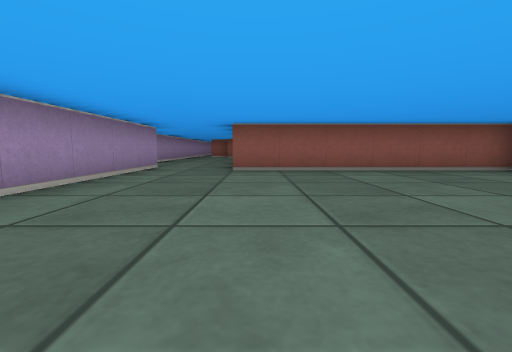
view 1 (above)

16 first-person views from a walk through a cub3D maze. The camera is about half as high as the walls, tilts 6° down and sees 90° across. The floor is counted in squares. Each view is taken from the middle of a square. On the plan, view 1 faces up. The plan holds only what a view shows up to about 9 squares ahead; the rest is blank. The place goes on beyond the plan.

view 2
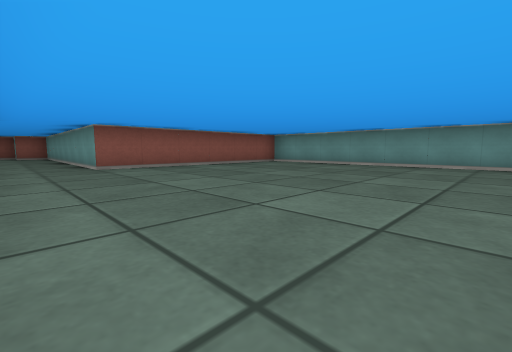

view 3
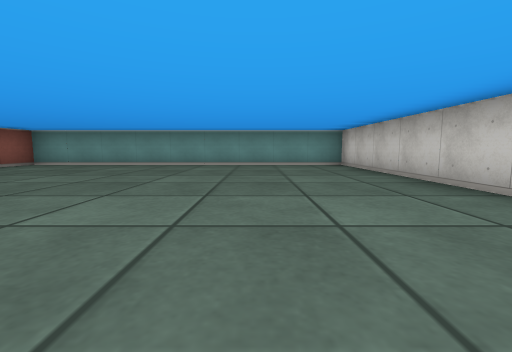

view 4
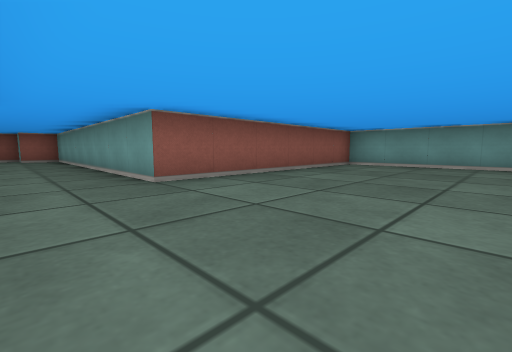

view 5
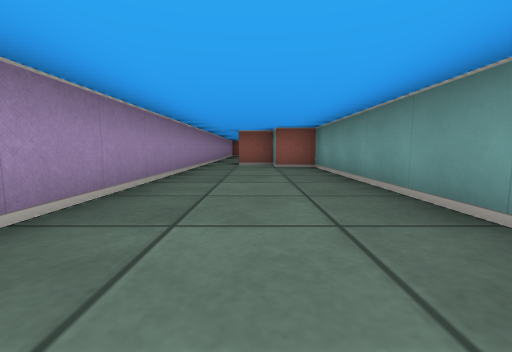

view 6
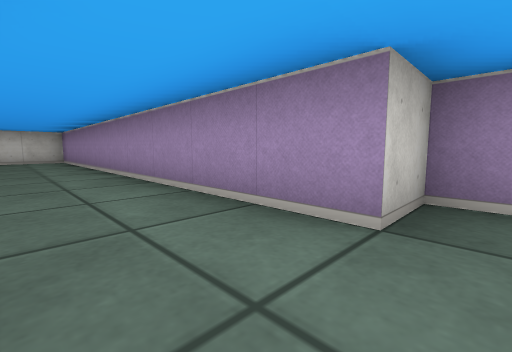

view 7
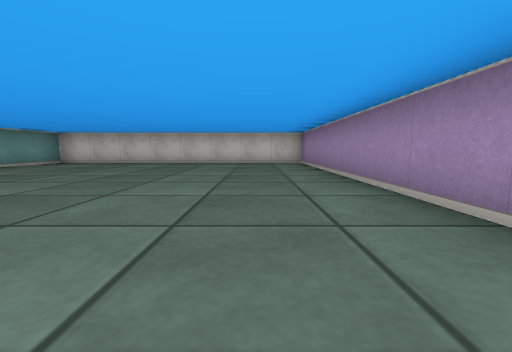

view 8
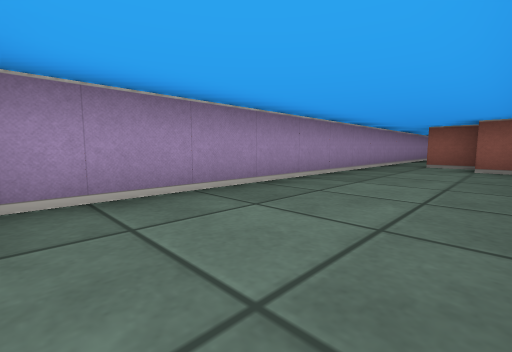

view 9
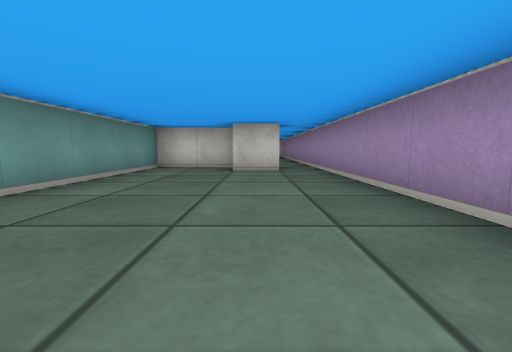

view 10
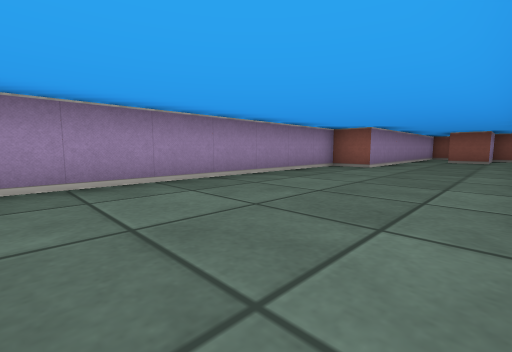

view 11
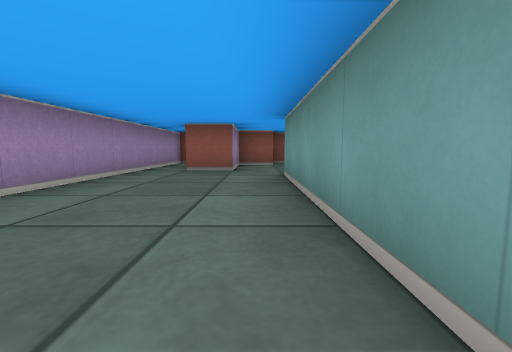

view 12
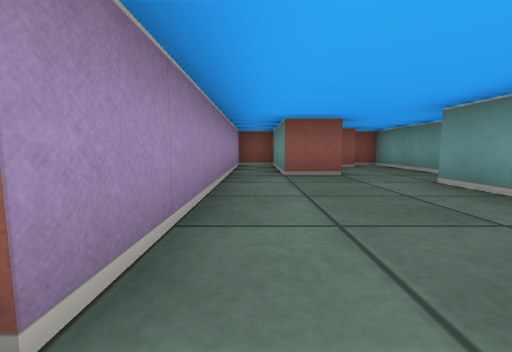

view 13
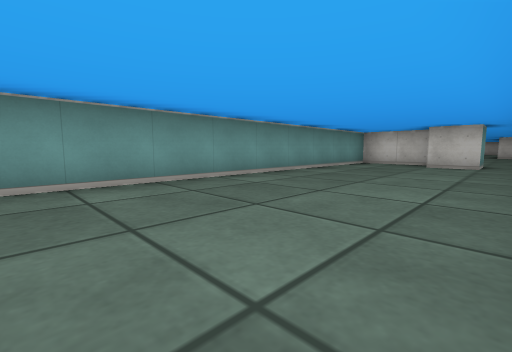

view 14
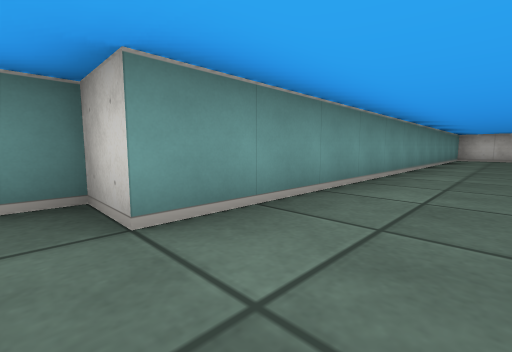

view 15
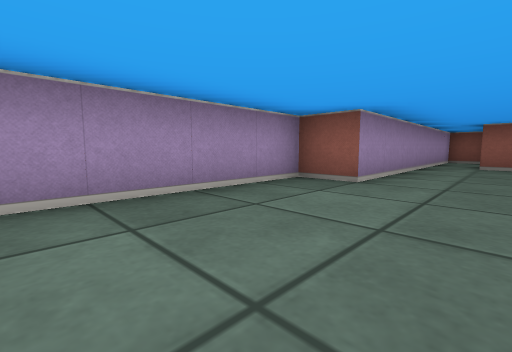

view 16
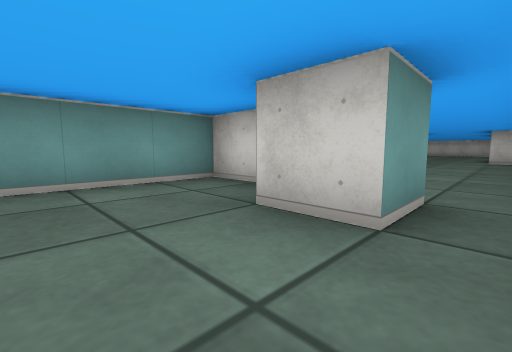

### Floor plan
Points are (right, up) in squares from view 1. A wall is a line through its corners. A room is listed if a view was taken in it or the views show most of it. See-through windows are left out.
Room 1 (views 1, 2, 3, 4, 5, 6, 7, 8)
walls: (-3.5, 15.5) (-3.5, 6.5) (-2.5, 6.5) (-2.5, -3.5) (5.5, -3.5) (5.5, 5.5) (-0.5, 5.5) (-0.5, 13.5) (-1.5, 13.5) (-1.5, 14.5) (-2.5, 14.5) (-2.5, 15.5)
ways out: opening at (-3, 16) to room 2
Room 2 (views 9, 10, 11, 12, 13, 14, 15, 16)
walls: (-2.5, 15.5) (-1.5, 15.5); (-0.5, 29.2) (-0.5, 27.5) (-1.5, 27.5) (-1.5, 30.5) (-2.5, 30.5) (-2.5, 23.5) (-3.5, 23.5) (-3.5, 15.5); (-1.5, 14.5) (0.5, 14.5) (0.5, 26.5) (1.5, 26.5) (1.5, 30.5) (0.5, 30.5); (0.6, 29.5) (-0.5, 29.5)
ways out: opening at (-3, 16) to room 1

Where each view was taken, in squares from view 1:
view 1: 0 up, 0 right, facing up
view 2: 1 down, 2 left, facing up-right
view 3: 1 down, 2 left, facing right
view 4: 2 up, 2 left, facing up-right
view 5: 7 up, 2 left, facing up
view 6: 7 up, 1 left, facing down-left
view 7: 5 up, 1 left, facing down
view 8: 7 up, 1 left, facing up-left
view 9: 21 up, 2 left, facing down
view 10: 17 up, 0 right, facing up-left
view 11: 22 up, 0 right, facing up
view 12: 23 up, 2 left, facing up
view 13: 23 up, 3 left, facing down-right
view 14: 27 up, 1 left, facing down-right
view 15: 20 up, 1 left, facing up-left
view 16: 17 up, 3 left, facing down-right
